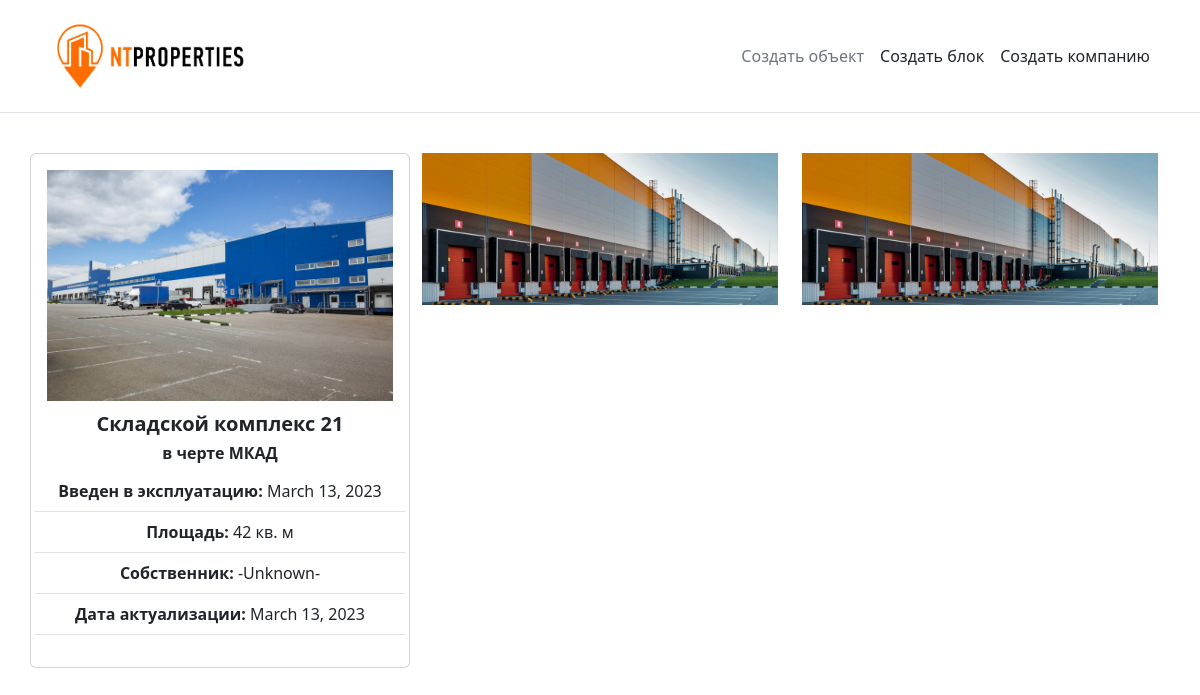
Page /property/2 on the committed database.
### listing/models.py (models this page shows)
class Property(models.Model):
    property_type = models.CharField(max_length=dropdown.property_types_max_len,  choices=dropdown.property_types, default="Складской комплекс")
    name = models.CharField(max_length=64, blank=False)
    gla = models.PositiveIntegerField(blank=False)
    region = models.CharField(max_length=dropdown.regions_max_len, choices=dropdown.regions, default="Москва", blank=False)
    highway = models.CharField(max_length=dropdown.highways_max_len, choices=dropdown.highways, default="в черте МКАД")
    kad_distance = models.PositiveSmallIntegerField(default=None, null=True, blank=True)
    location_latitude = models.CharField(max_length=10, null=True, blank=False) # широта
    location_longitude = models.CharField(max_length=10, null=True, blank=False) # долгота
    address = models.CharField(max_length=256, blank=True)
    built_date = models.DateField(default=None, blank=True, null=True)
    photo = models.ImageField(null=True, blank=True, upload_to="property/photo")
    plan = models.ImageField(null=True, blank=True, upload_to="property/plan")
    update = models.DateField(default=now) # НАСТРОИТЬ ДАТУ ОБНОВЛЕНИЯ
    class Meta:
        verbose_name = 'Объект недвижимости'
        verbose_name_plural = 'Объекты недвижимости'

### listing/views.py (the view)
# urls.py: path('property/<int:pk>', property_card_view),
def property_card_view(request, pk):
    prop = Property.objects.get(id=pk)
    context = {
        'prop': prop
    }
    return render(request, 'property_card.html', context)

### templates/property_card.html (shortened to what this page needs)
{% extends "home_navbar.html" %}
{% load static %}
{% block content %}
<br>
<div class="container">
    <div class="row">
        <div class="card card-body col-4">
             <div class="row">
                <div class="col">
                    <div class="img">
                        <a href="/w3images/lights.jpg">
                            <img src="/static/images/property/plan/ravenrnewriga0435.jpg" alt="Lights" style="width:100%">
                        </a>
                    </div>
                </div>
             </div>
            <div class="row">
                <h5 class="card-title text-center" style="margin-top:3%;"><b>{{ prop.property_type }} {{ prop.name }}</h5>
                        <h6 class="card-text">{% if i.highway and i.region %}
                                {{ prop.region }}, {{ prop.highway }}
                            {% elif prop.highway %}
                                {{ prop.highway }}
                            {% elif prop.region %}
                                {{ prop.region }}
                            {% endif %}
                        </b></h6>
                        <table class="table table-hover">
                            <tr>
                                <td><b>Введен в эксплуатацию:</b> {{ prop.built_date }}</td>
                            </tr>
                            <tr>
                                <td><b>Площадь:</b> {{ prop.gla }} кв. м</td>
                            </tr>
                            <tr>
                                <td><b>Собственник:</b> -Unknown-</td>
                            </tr>
                            <tr>
                                <td><b>Дата актуализации:</b> {{ prop.update }}</td>
                            </tr>
                        </table>
            </div>
        </div>
        <div class="col-8">
            <div class="row">
                <div class="col">
                    <div class="thumbnail">
                        <a href="/w3images/lights.jpg">
                            <img src="/static/images/lp_example.jpg" alt="Lights" style="width:100%">
                        </a>
                    </div>
                </div>
                <div class="col">
                    <div class="thumbnail">
                        <a href="/w3images/lights.jpg">
                            <img src="/static/images/lp_example.jpg" alt="Lights" style="width:100%">
                        </a>
                    </div>
                </div>
            </div>
        </div>
    </div>
</div>
{% endblock %}

### templates/property_card.html (style rules this page uses)
html, body, #map { width: 100%; height: 100%; padding: 0; margin: 0; }

### rows in the picture
Property: property_type "Складской комплекс", name "21", highway "в черте МКАД", built_date "March 13, 2023", gla "42", update "March 13, 2023"
